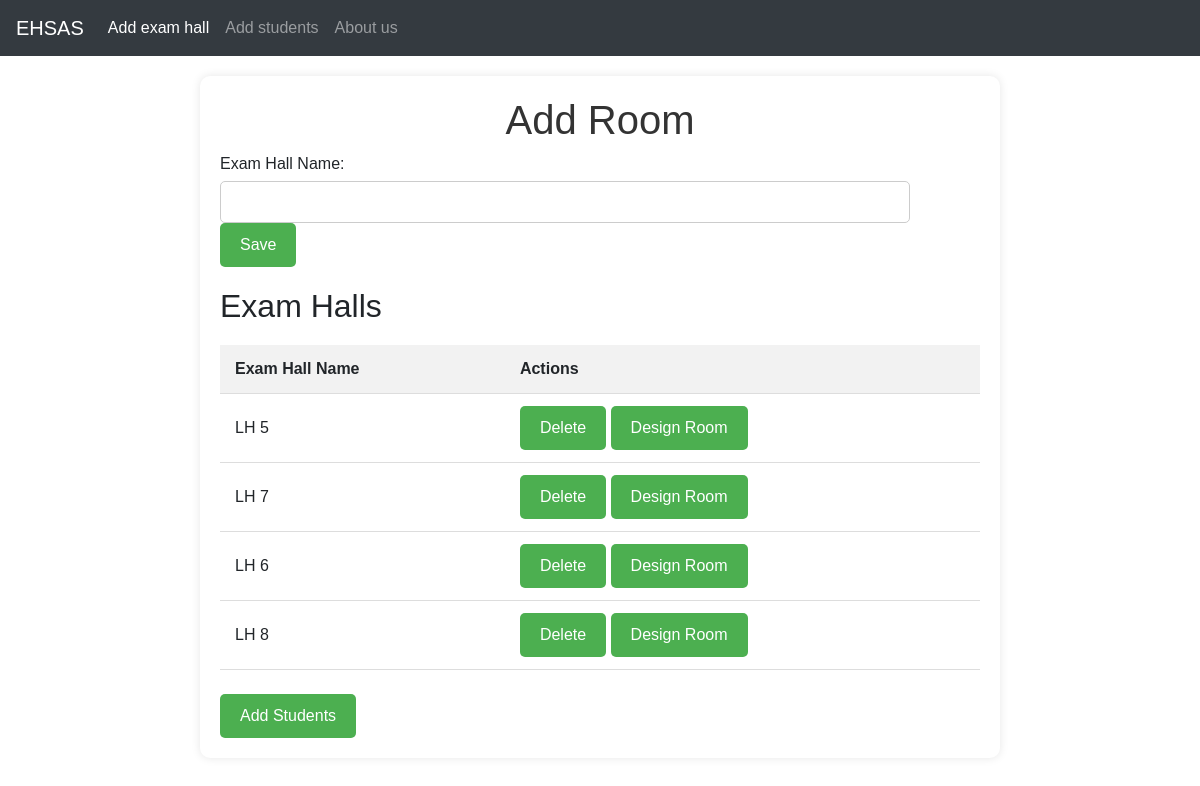
The page / on the database its author committed.
### app.py (models this page shows)
class ExamHall(db.Model):
    id = db.Column(db.Integer, primary_key=True)
    name = db.Column(db.String(100), nullable=False)

### app.py (the view, shortened to what this page needs)
@app.route('/', methods=['GET', 'POST'])
def index():
    halls = ExamHall.query.all()
    return render_template('index.html', halls=halls)

### templates/index.html (shortened to what this page needs)
<!DOCTYPE html>
<html lang="en">
<head>
    <link rel="stylesheet" href="https://cdn.jsdelivr.net/npm/bootstrap@4.0.0/dist/css/bootstrap.min.css">
</head>
<body>
    <nav class="navbar navbar-expand-lg navbar-dark bg-dark">
        <a class="navbar-brand" href="#">EHSAS</a>
        <div class="collapse navbar-collapse" id="navbarNav">
          <ul class="navbar-nav">
            <li class="nav-item active">
              <a class="nav-link" href="/">Add exam hall <span class="sr-only">(current)</span></a>
            </li>
            <li class="nav-item">
              <a class="nav-link" href="/add_students">Add students</a>
            </li>
            <li class="nav-item">
              <a class="nav-link" href="/about">About us</a>
            </li>
          </ul>
        </div>
      </nav>
    <div class="container">
        <h1>Add Room</h1>
        <section id="addExamHallSection">
            <form id="addExamHallForm" method="POST" action="/">
                <label for="hall_name">Exam Hall Name:</label>
                <input type="text" id="hall_name" name="hall_name" required>
                <button type="submit">Save</button>
            </form>
        </section>
        <section id="listExamHallsSection">
            <h2>Exam Halls</h2>
            <table>
                <thead>
                    <tr>
                        <th>Exam Hall Name</th>
                        <th>Actions</th>
                    </tr>
                </thead>
                <tbody id="examHallsList">
                    {% for hall in halls %}
                        <tr>
                            <td>
                                <span id="examHallName_{{ hall.id }}">{{ hall.name }}</span>
                            </td>
                            <td>
                                <form action="/delete_exam_hall/{{ hall.id }}" method="POST" style="display: inline;">
                                    <button type="submit" class="delete-btn" onclick="return confirm('Are you sure you want to delete this exam hall?')">Delete</button>
                                </form>
                                <form action="{{ url_for('plan_seating', class_room_number=hall.id) }}" method="get" style="display: inline;">
                                    <button type="submit" class="design-room-btn">Design Room</button>
                                </form>
                            </td>
                        </tr>
                    {% endfor %}
                </tbody>
            </table>
        </section><br>
        <div >
        <form action="/add_students" method="get" style="display: inline;">
            <button type="submit">Add Students</button>
        </form>
    </div>
    </div>
</body>
</html>

### templates/index.html (style rules this page uses)
body { font-family: Arial, sans-serif; background-size: cover; background-repeat: no-repeat; background-position: center; margin: 0; padding: 0; }
.container { max-width: 800px; margin: 20px auto; background-color: #fff; border-radius: 10px; box-shadow: 0 0 10px rgba(0, 0, 0, 0.1); padding: 20px; }
h1 { text-align: center; color: #333; }
form { margin-bottom: 20px; }
label { display: block; margin-bottom: 5px; }
input[type="text"] { width: calc(100% - 70px); padding: 8px; border: 1px solid #ccc; border-radius: 5px; box-sizing: border-box; }
button[type="submit"] { padding: 10px 20px; background-color: #4CAF50; color: #fff; border: none; border-radius: 5px; cursor: pointer; }
table { width: 100%; border-collapse: collapse; margin-top: 20px; }
th, td { padding: 12px 15px; border-bottom: 1px solid #ddd; text-align: left; }
th { background-color: #f2f2f2; }
.edit-btn, .save-btn, .cancel-btn, .delete-btn { padding: 8px 12px; background-color: #1d47ef; color: #fff; border: none; border-radius: 5px; cursor: pointer; }
.delete-btn { background-color: #d74b0f; }

### rows shown on the page
ExamHall: name "LH 5"
ExamHall: name "LH 7"
ExamHall: name "LH 6"
ExamHall: name "LH 8"
